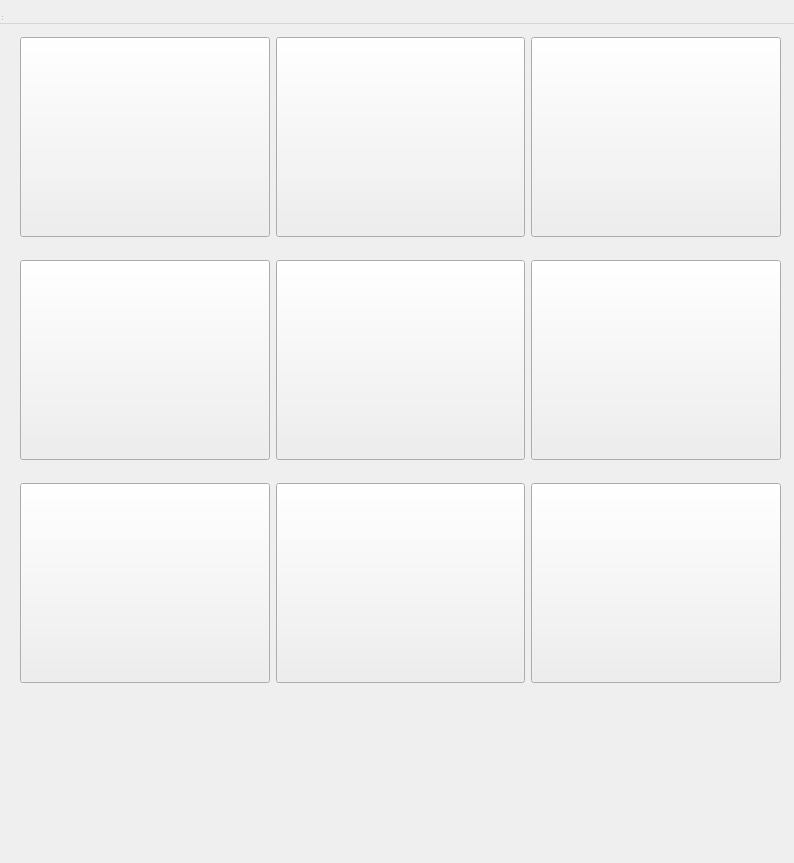
<?xml version="1.0" encoding="UTF-8"?>
<ui version="4.0">
 <class>MainWindow</class>
 <widget class="QWidget" name="MainWindow">
  <property name="geometry">
   <rect>
    <x>0</x>
    <y>0</y>
    <width>794</width>
    <height>863</height>
   </rect>
  </property>
  <property name="windowTitle">
   <string>MainWindow</string>
  </property>
  <widget class="QWidget" name="centralwidget">
   <widget class="QWidget" name="gridLayoutWidget">
    <property name="geometry">
     <rect>
      <x>20</x>
      <y>20</y>
      <width>761</width>
      <height>681</height>
     </rect>
    </property>
    <layout class="QGridLayout" name="gridLayout">
     <item row="0" column="0">
      <widget class="QPushButton" name="button1">
       <property name="sizePolicy">
        <sizepolicy hsizetype="Minimum" vsizetype="Fixed">
         <horstretch>100</horstretch>
         <verstretch>100</verstretch>
        </sizepolicy>
       </property>
       <property name="minimumSize">
        <size>
         <width>100</width>
         <height>200</height>
        </size>
       </property>
       <property name="font">
        <font>
         <pointsize>48</pointsize>
        </font>
       </property>
       <property name="text">
        <string/>
       </property>
      </widget>
     </item>
     <item row="3" column="2">
      <widget class="QPushButton" name="button9">
       <property name="sizePolicy">
        <sizepolicy hsizetype="Minimum" vsizetype="Fixed">
         <horstretch>100</horstretch>
         <verstretch>100</verstretch>
        </sizepolicy>
       </property>
       <property name="minimumSize">
        <size>
         <width>100</width>
         <height>200</height>
        </size>
       </property>
       <property name="font">
        <font>
         <pointsize>48</pointsize>
        </font>
       </property>
       <property name="text">
        <string/>
       </property>
      </widget>
     </item>
     <item row="3" column="0">
      <widget class="QPushButton" name="button3">
       <property name="sizePolicy">
        <sizepolicy hsizetype="Minimum" vsizetype="Fixed">
         <horstretch>100</horstretch>
         <verstretch>100</verstretch>
        </sizepolicy>
       </property>
       <property name="minimumSize">
        <size>
         <width>100</width>
         <height>200</height>
        </size>
       </property>
       <property name="font">
        <font>
         <pointsize>48</pointsize>
        </font>
       </property>
       <property name="text">
        <string/>
       </property>
      </widget>
     </item>
     <item row="0" column="2">
      <widget class="QPushButton" name="button7">
       <property name="sizePolicy">
        <sizepolicy hsizetype="Minimum" vsizetype="Fixed">
         <horstretch>100</horstretch>
         <verstretch>100</verstretch>
        </sizepolicy>
       </property>
       <property name="minimumSize">
        <size>
         <width>100</width>
         <height>200</height>
        </size>
       </property>
       <property name="font">
        <font>
         <pointsize>48</pointsize>
        </font>
       </property>
       <property name="text">
        <string/>
       </property>
      </widget>
     </item>
     <item row="2" column="2">
      <widget class="QPushButton" name="button8">
       <property name="sizePolicy">
        <sizepolicy hsizetype="Minimum" vsizetype="Fixed">
         <horstretch>100</horstretch>
         <verstretch>100</verstretch>
        </sizepolicy>
       </property>
       <property name="minimumSize">
        <size>
         <width>100</width>
         <height>200</height>
        </size>
       </property>
       <property name="font">
        <font>
         <pointsize>48</pointsize>
        </font>
       </property>
       <property name="text">
        <string/>
       </property>
      </widget>
     </item>
     <item row="3" column="1">
      <widget class="QPushButton" name="button6">
       <property name="sizePolicy">
        <sizepolicy hsizetype="Minimum" vsizetype="Fixed">
         <horstretch>100</horstretch>
         <verstretch>100</verstretch>
        </sizepolicy>
       </property>
       <property name="minimumSize">
        <size>
         <width>100</width>
         <height>200</height>
        </size>
       </property>
       <property name="font">
        <font>
         <pointsize>48</pointsize>
        </font>
       </property>
       <property name="text">
        <string/>
       </property>
      </widget>
     </item>
     <item row="2" column="1">
      <widget class="QPushButton" name="button5">
       <property name="sizePolicy">
        <sizepolicy hsizetype="Minimum" vsizetype="Fixed">
         <horstretch>100</horstretch>
         <verstretch>100</verstretch>
        </sizepolicy>
       </property>
       <property name="minimumSize">
        <size>
         <width>100</width>
         <height>200</height>
        </size>
       </property>
       <property name="font">
        <font>
         <pointsize>48</pointsize>
        </font>
       </property>
       <property name="text">
        <string/>
       </property>
      </widget>
     </item>
     <item row="0" column="1">
      <widget class="QPushButton" name="button4">
       <property name="sizePolicy">
        <sizepolicy hsizetype="Minimum" vsizetype="Fixed">
         <horstretch>100</horstretch>
         <verstretch>100</verstretch>
        </sizepolicy>
       </property>
       <property name="minimumSize">
        <size>
         <width>100</width>
         <height>200</height>
        </size>
       </property>
       <property name="font">
        <font>
         <pointsize>48</pointsize>
        </font>
       </property>
       <property name="text">
        <string/>
       </property>
      </widget>
     </item>
     <item row="2" column="0">
      <widget class="QPushButton" name="button2">
       <property name="sizePolicy">
        <sizepolicy hsizetype="Minimum" vsizetype="Fixed">
         <horstretch>100</horstretch>
         <verstretch>100</verstretch>
        </sizepolicy>
       </property>
       <property name="minimumSize">
        <size>
         <width>100</width>
         <height>200</height>
        </size>
       </property>
       <property name="font">
        <font>
         <pointsize>48</pointsize>
        </font>
       </property>
       <property name="text">
        <string/>
       </property>
      </widget>
     </item>
    </layout>
   </widget>
  </widget>
  <widget class="QMenuBar" name="menubar">
   <property name="geometry">
    <rect>
     <x>0</x>
     <y>0</y>
     <width>794</width>
     <height>24</height>
    </rect>
   </property>
  </widget>
  <widget class="QStatusBar" name="statusbar"/>
 </widget>
 <resources/>
 <connections/>
</ui>
